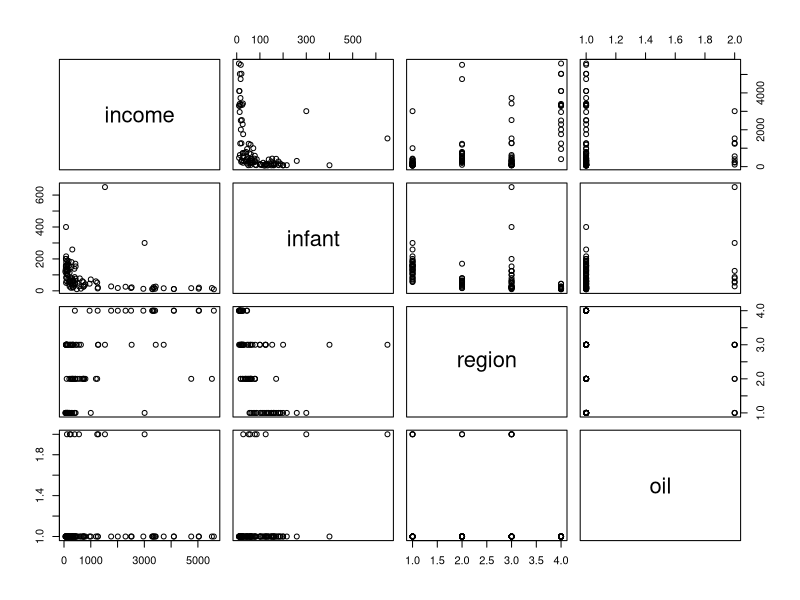
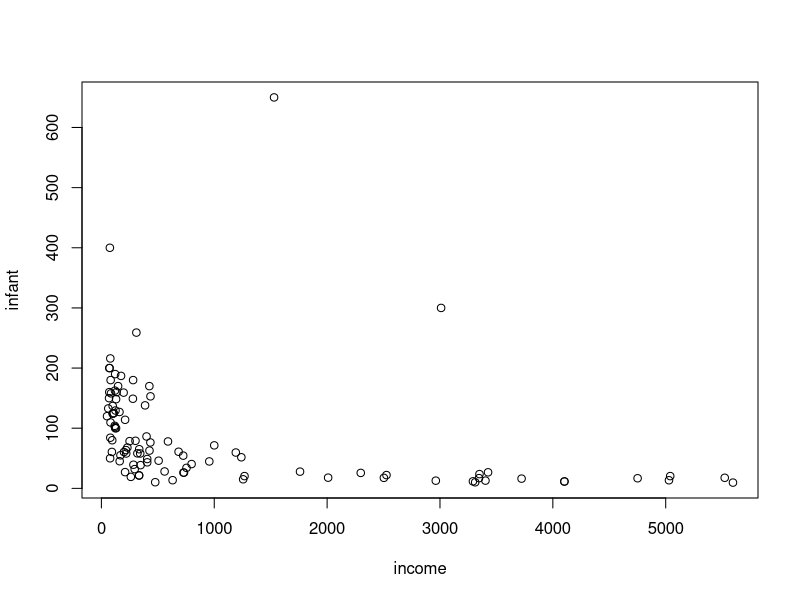
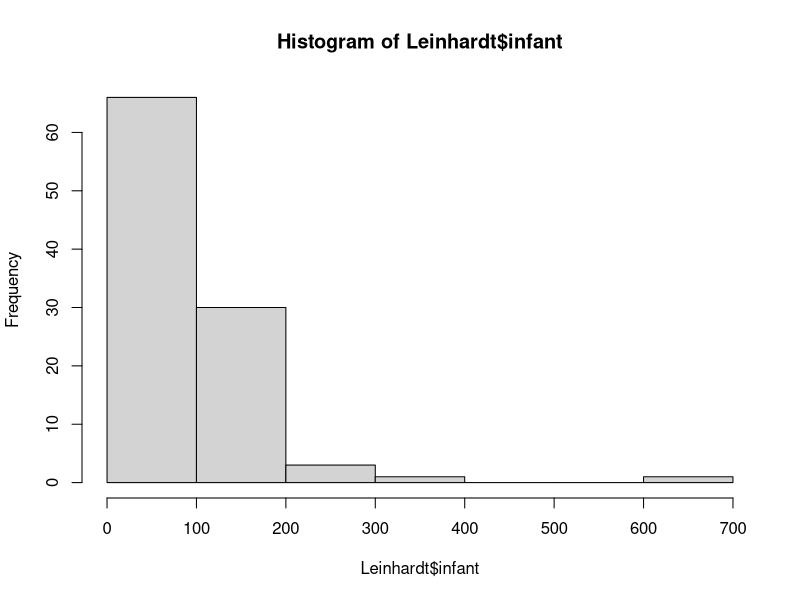
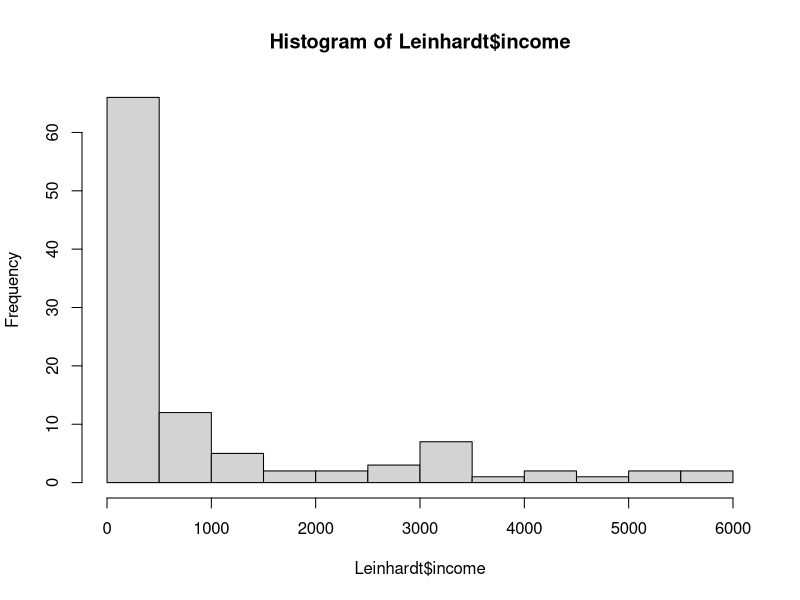
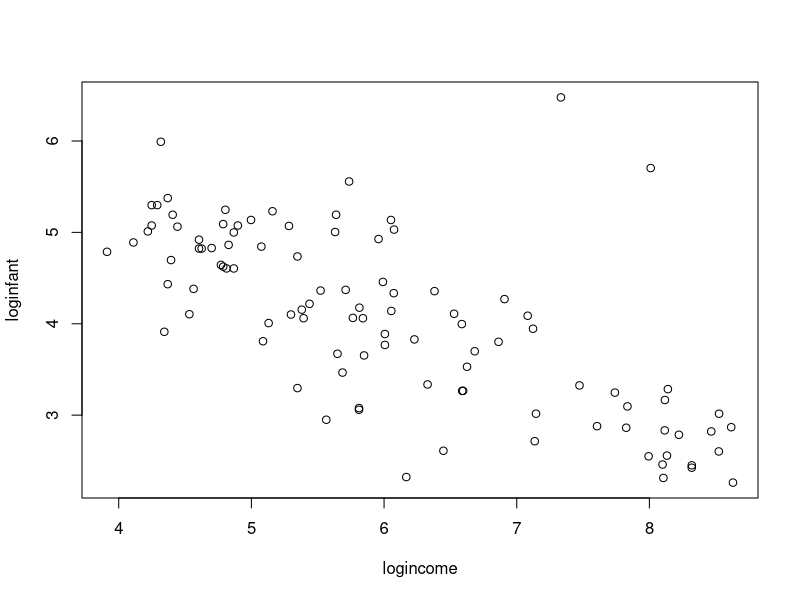
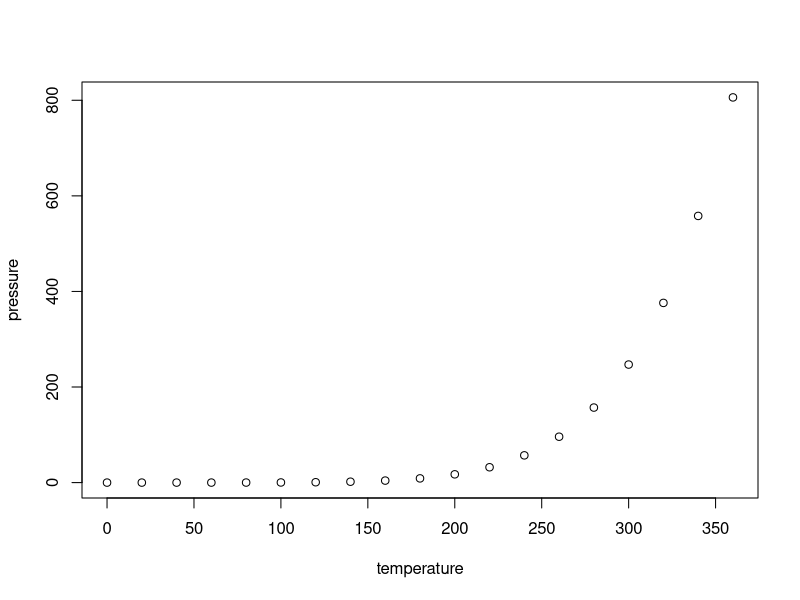

These charts were generated, in order, by the following R code:
## ---- chunk 1
knitr::opts_chunk$set(echo = TRUE)
## ---- chunk 2
library("car")
data("Leinhardt")
?Leinhardt
head(Leinhardt)
## ---- chunk 3
str(Leinhardt)
## ---- chunk 4
pairs(Leinhardt)
## ---- chunk 5
plot(infant ~ income, data=Leinhardt)
## ---- chunk 6
hist(Leinhardt$infant)
## ---- chunk 7
hist(Leinhardt$income)
## ---- chunk 8
Leinhardt$loginfant = log(Leinhardt$infant)
Leinhardt$logincome = log(Leinhardt$income)
plot(loginfant ~ logincome, data=Leinhardt)
## ---- chunk 9
plot(pressure)
